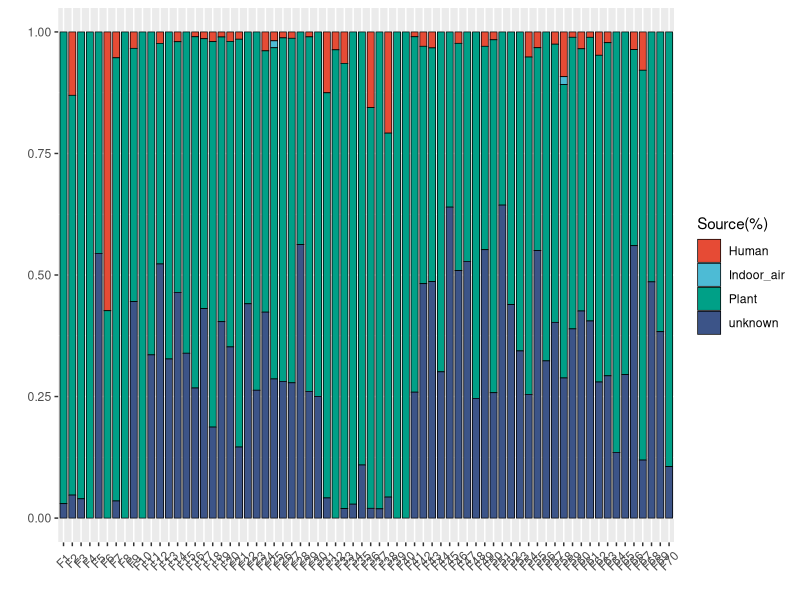
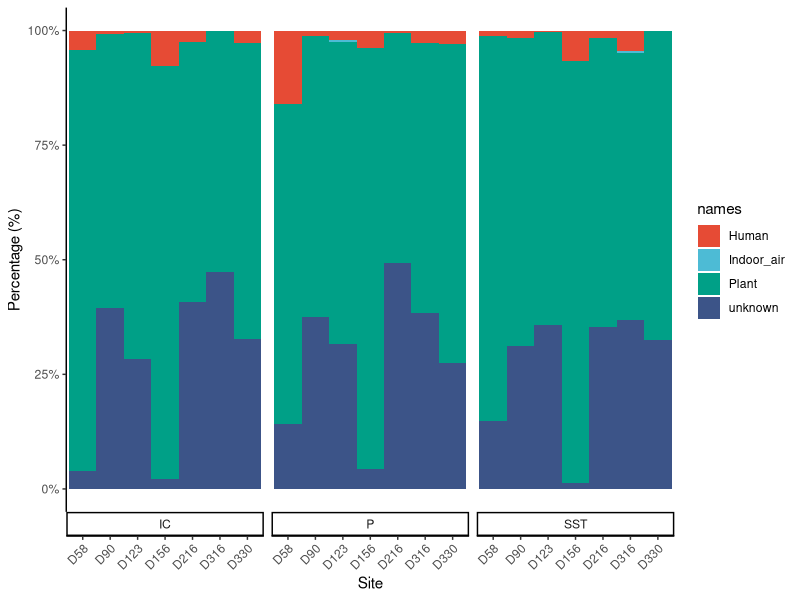
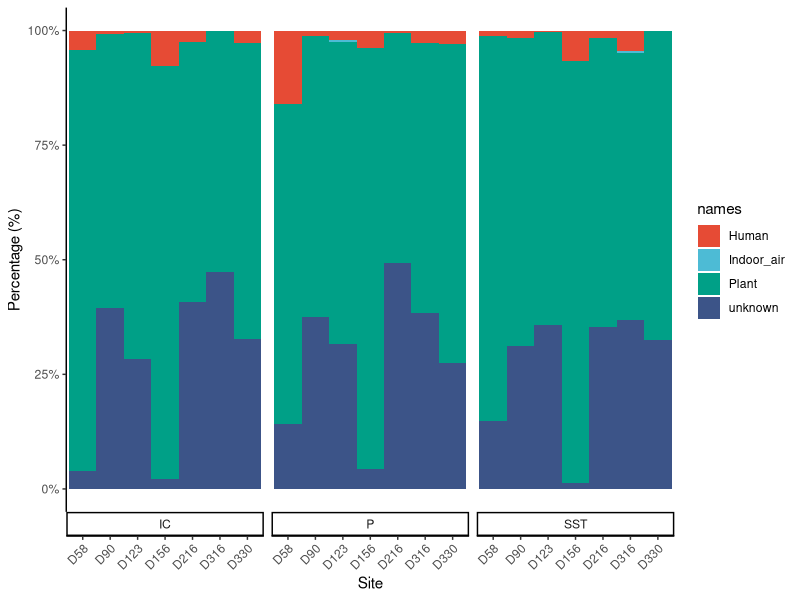

Reproduce these figures in R, in order.
library(ggplot2)
library(RColorBrewer)
library(dplyr)
library(graphics)
library(reshape)
library(ggsci)
pro_data <- read.csv("pro_data.csv",header = T)
data <- melt(pro_data,id.vars='names')
# Sources with filtration ratio less than 1%
data <- data[data$value>0.01,]
data$value <- round(data$value*100, digits = 1)
library(plyr)
library(RColorBrewer)

data1 <- aggregate(value ~ names + variable, data = data, sum)
(p1 <- ggplot(data=data1,aes(variable,value,fill=names))+
    geom_bar(stat="identity", position="fill",color="black", width=0.8,size=0.25)+
    scale_fill_npg()+
    labs(x = '', y = '',fill='Source(%)') +
    theme(
      axis.text.x = element_text(angle = 45, hjust = 0.5, vjust = 0.5),
      legend.position = "right"
    ))
sampFile <- read.table("mapping.txt",header = T)
data_all = merge(data1, sampFile, by.x="variable", by.y = "SampleID")
data_all$time3  = factor(data_all$time3, levels=c("D58","D90","D123","D156","D216","D316","D330"))
p2 = ggplot(data_all, aes(x=time3, y = value, fill = names )) + 
  geom_bar(stat = "identity",position="fill", width=1)+ 
  scale_y_continuous(labels = scales::percent) + scale_fill_npg()+
  
  facet_grid( ~ site2, scales = "free_x", switch = "x") +  theme(strip.background = element_blank())+
  
  theme(axis.ticks.x = element_blank(), axis.text.x = element_blank())+
  xlab("Site")+ylab("Percentage (%)")+ theme_classic()+theme(axis.text.x=element_text(angle=45,vjust=1, hjust=1))
p2

ggsave("Fig.6 FEAST_Multi_sinks.pdf",p2,width = 8,height = 6)
